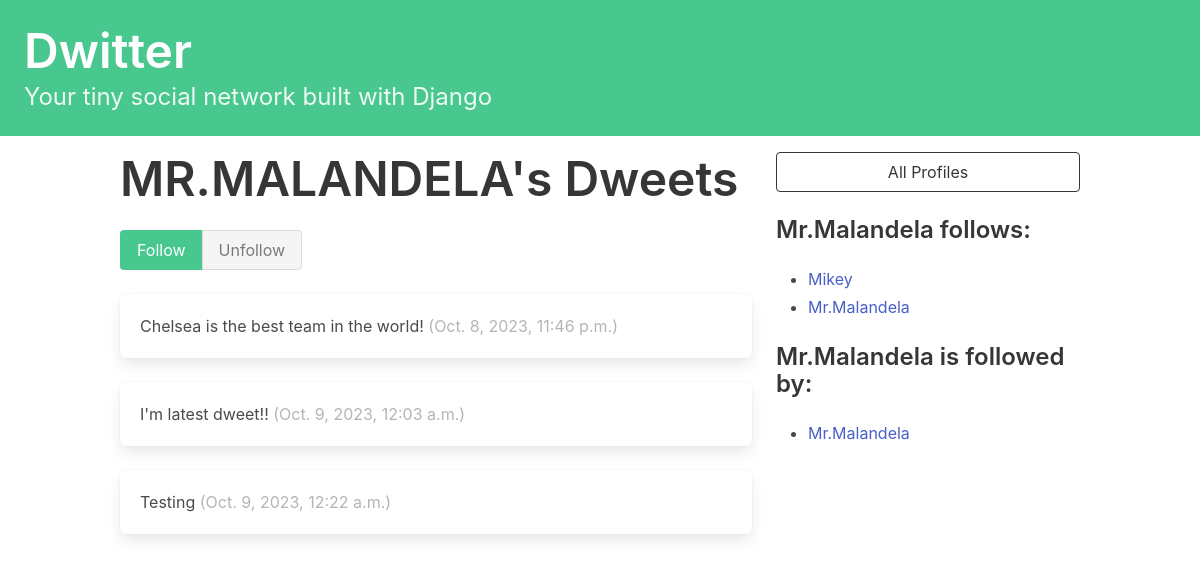
Screenshot of /profile/2 (signed in) with the database file from the repository.
### dwitter/models.py (models this page shows, shortened)
class Profile(models.Model):
    user = models.OneToOneField(User, on_delete=models.CASCADE)
    follows = models.ManyToManyField(
        "self",
        related_name="followed_by",
        symmetrical=False,
        blank=True
    )
    def __str__(self):
        return self.user.username

class Dweet(models.Model):
    user = models.ForeignKey(User,
                             related_name="dweets",
                             on_delete=models.DO_NOTHING)
    body = models.CharField(max_length=140)
    created_at = models.DateTimeField(auto_now_add=True)

### dwitter/views.py (the view, shortened to what this page needs)
# urls.py: path("profile/<int:pk>", profile, name="profile"),
@login_required
def profile(request, pk):
    profile = Profile.objects.get(pk=pk)
    return render(request, "dwitter/profile.html", {"profile": profile})

### dwitter/templates/dwitter/profile.html (shortened to what this page needs)
{% extends 'base.html' %}
{% block content %}
<div class="column">
    <div class="block">
    <h1 class="title is-1">
        {{profile.user.username|upper}}'s Dweets
    </h1>
    <form method="post">
        <div class="buttons has-addons">
        {% if profile in user.profile.follows.all %}
            <button class="button is-success is-static">Follow</button>
            <button class="button is-danger" name="follow" value="unfollow">
                Unfollow
            </button>
        {% else %}
            <button class="button is-success" name="follow" value="follow">
                Follow
            </button>
            <button class="button is-danger is-static">Unfollow</button>
        {% endif %}
        </div>
    </form>
    </div>
    <div class="content">
        {% for dweet in profile.user.dweets.all %}
            <div class="box">
                {{ dweet.body }}
                <span class="is-small has-text-grey-light">
                    ({{ dweet.created_at }})
                </span>
            </div>
        {% endfor %}
    </div>
</div>
<div class="column is-one-third">
    <div class="block">
        <a href="{% url 'dwitter:profile_list' %}">
            <button class="button is-dark is-outlined is-fullwidth">
                All Profiles
            </button>
        </a>
    </div>
    <div class="block">
        <h3 class="title is-4">
            {{profile.user.username}} follows:
        </h3>
        <div class="content">
            <ul>
            {% for following in profile.follows.all %}
                <li>
                    <a href="{% url 'dwitter:profile' following.id %}">
                        {{ following }}
                    </a>
                </li>
            {% endfor %}
            </ul>
        </div>
    </div>
    <div class="block">
        <h3 class="title is-4">
            {{profile.user.username}} is followed by:
        </h3>
        <div class="content">
            <ul>
            {% for follower in profile.followed_by.all %}
                <li>
                    <a href="{% url 'dwitter:profile' follower.id %}">
                        {{ follower }}
                    </a>
                </li>
            {% endfor %}
            </ul>
        </div>
    </div>
</div>
{% endblock content %}

### rows the page displays
Profile: user.username "MR.MALANDELA", user.username "Mr.Malandela"
Dweet: body "Chelsea is the best team in the world!", created_at "Oct. 8, 2023, 11:46 p.m."
Dweet: body "I'm latest dweet!!", created_at "Oct. 9, 2023, 12:03 a.m."
Dweet: body "Testing", created_at "Oct. 9, 2023, 12:22 a.m."
Profile: user.username "Mikey"
